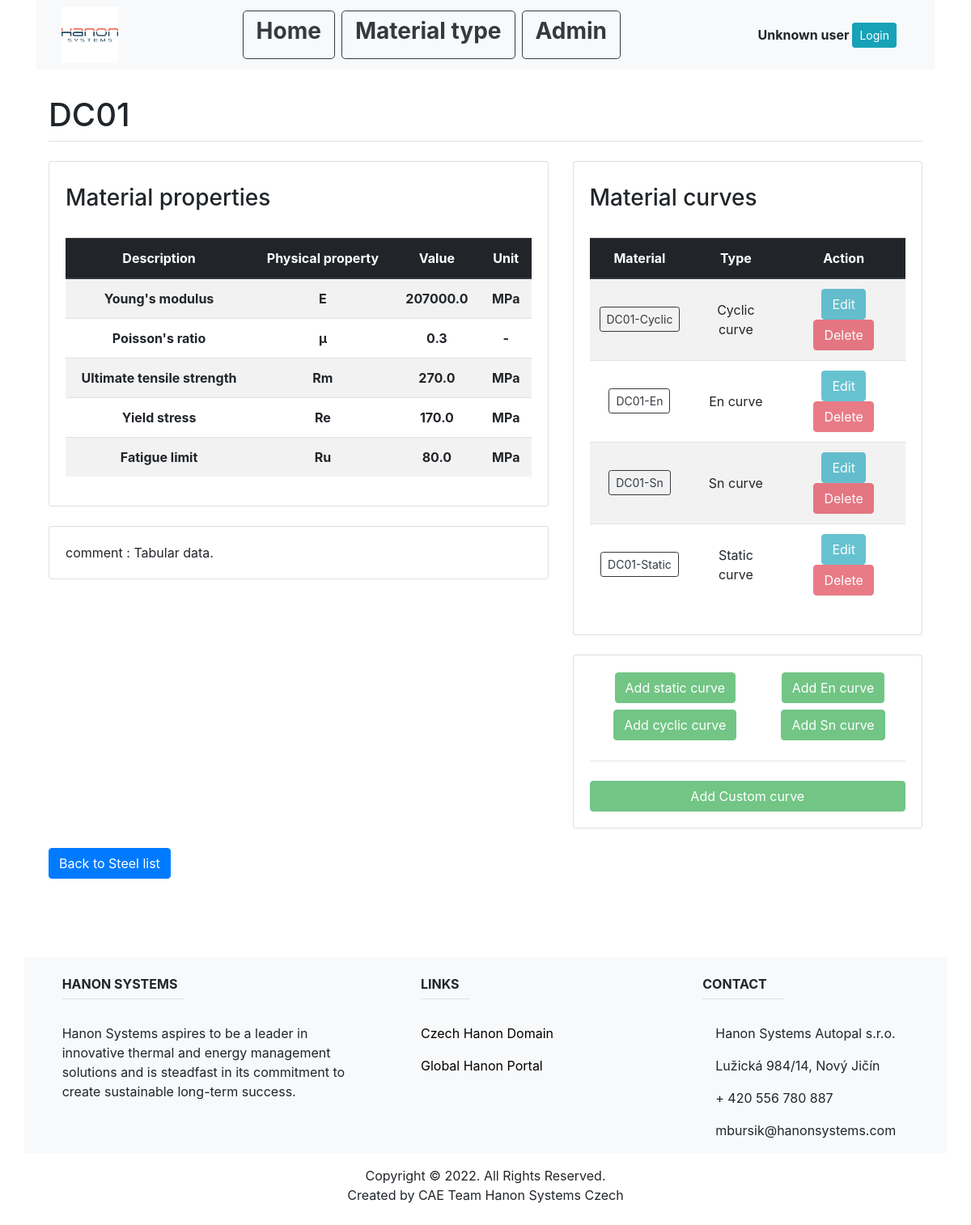
Before: /material_type_list/steel_al/2/3 with the older database file.
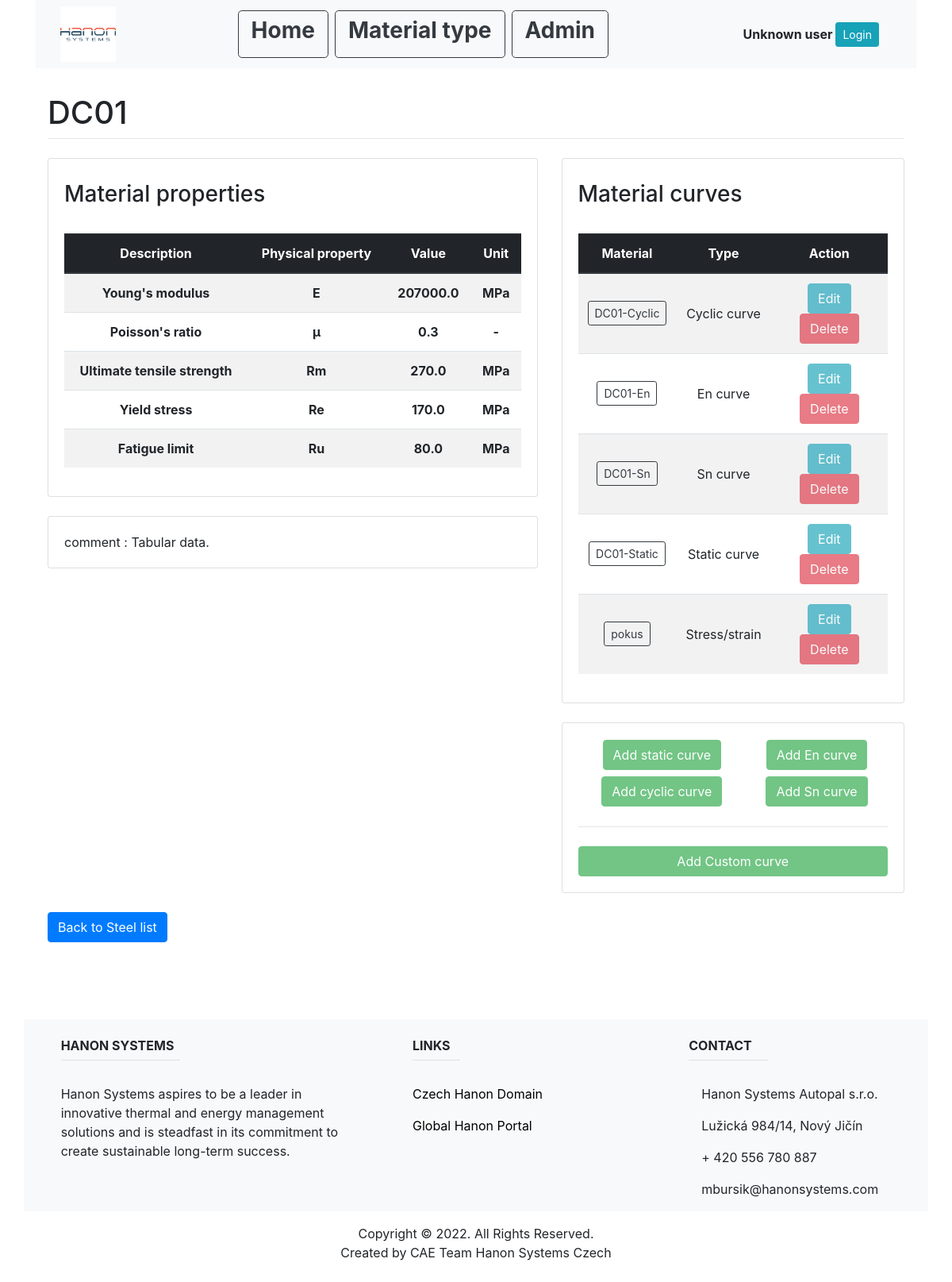
After: the same page with the newer database file.
### main/models.py (models this page shows, shortened)
class CyclicCurve(models.Model):
    curve_type = "Cyclic curve"
    name = models.CharField(max_length=200, unique=True)
    K = models.FloatField(max_length=200, blank=True)
    n = models.FloatField(max_length=200, blank=True)
    comment = models.CharField(max_length=1000, blank=True)
    material_id = models.ForeignKey(Material, on_delete=models.CASCADE)

class EnCurve(models.Model):
    curve_type = "En curve"
    name = models.CharField(max_length=200, unique=True)
    Sf = models.FloatField(blank=True)
    b = models.FloatField(blank=True)
    c = models.FloatField(blank=True)
    Ef = models.FloatField(blank=True)
    comment = models.CharField(max_length=1000, blank=True)
    material_id = models.ForeignKey(Material, on_delete=models.CASCADE)

class SnCurve(models.Model):
    curve_type = "Sn curve"
    name = models.CharField(max_length=200, unique=True)
    Sa = models.CharField(max_length=20000, blank=True)
    Nf = models.CharField(max_length=20000, blank=True)
    comment = models.CharField(max_length=1000, blank=True)
    material_id = models.ForeignKey(Material, on_delete=models.CASCADE)

class StaticCurve(models.Model):
    curve_type = "Static curve"
    name = models.CharField(max_length=200, unique=True)
    K = models.FloatField(max_length=200, blank=True)
    n = models.FloatField(max_length=200, blank=True)
    comment = models.CharField(max_length=1000, blank=True)
    material_id = models.ForeignKey(Material, on_delete=models.CASCADE)

class MaterialCustomCurve(models.Model):
    name = models.CharField(max_length=200, unique=True)
    curve_type = models.CharField(max_length=20000, blank=True)
    x_axis = models.CharField(max_length=20000, blank=True)
    x_axis_type = models.CharField(max_length=200, choices=(("lin", "lin"), ("log", "log")))
    x_value = models.CharField(max_length=20000, blank=True)
    y_axis = models.CharField(max_length=20000, blank=True)
    y_axis_type = models.CharField(max_length=200, choices=(("lin", "lin"), ("log", "log")))
    y_value = models.CharField(max_length=20000, blank=True)
    comment = models.CharField(max_length=1000, blank=True)
    material_id = models.ForeignKey(Material, on_delete=models.CASCADE)

### main/views.py (the view)
# urls.py: path('material_type_list/steel_al/<int:material_type_id>/<int:material_id>', views.material_info, name="material_info"),
def material_info(response, material_type_id, material_id):
    material_type = MaterialType.objects.get(pk=material_type_id)
    material_info = Material.objects.get(pk=material_id)
    c_curve = CyclicCurve.objects.filter(material_id=material_id)
    en_curve = EnCurve.objects.filter(material_id=material_id)
    sn_curve = SnCurve.objects.filter(material_id=material_id)
    s_curve = StaticCurve.objects.filter(material_id=material_id)
    custom_curve = MaterialCustomCurve.objects.filter(material_id=material_id)
    curve_ls = list(chain(c_curve, en_curve, sn_curve, s_curve, custom_curve))
    return render(response, "main/material_info.html", {
        "material_type": material_type,
        "material_info": material_info,
        "curve_ls": curve_ls,
    })

### main/templates/main/material_info.html (shortened to what the changed rows need)
{% extends "main/base.html" %}
{% block content %}
<br>
<div class="container">
  <div class="row">
    <div class="col-sm">
        <h1 class="mt-2">{{material_info.name}}</h1>
    </div>
  </div>
  <div class="row">
    <div class="col-md-7">
    <div class="card card-body">
        <br>
        <table class="table table-striped">
            <thead class="thead-dark">
            <tr>
                <th class="text-center align-middle" scope="col">Description</th>
                <th class="text-center align-middle" scope="col">Physical property</th>
                <th class="text-center align-middle" scope="col">Value</th>
                <th class="text-center align-middle" scope="col">Unit</th>
            </tr>
            </thead>
            <tbody>
            <tr>
                <th class="text-center align-middle" scope="row">Young's modulus</th>
                <th class="text-center align-middle" scope="row">E</th>
                <th class="text-center align-middle" scope="row">{{material_info.E}}</th>
                <th class="text-center align-middle" scope="row">MPa</th>
            </tr>
            <tr>
                <th class="text-center align-middle" scope="row">Poisson's ratio</th>
                <th class="text-center align-middle" scope="row">μ</th>
                <th class="text-center align-middle" scope="row">{{material_info.nu}}</th>
                <th class="text-center align-middle" scope="row">-</th>
            </tr>
            <tr>
                <th class="text-center align-middle" scope="row">Ultimate tensile strength</th>
                <th class="text-center align-middle" scope="row">Rm</th>
                <th class="text-center align-middle" scope="row">{{material_info.Rm}}</th>
                <th class="text-center align-middle" scope="row">MPa</th>
            </tr>
            <tr>
                <th class="text-center align-middle" scope="row">Yield stress</th>
                <th class="text-center align-middle" scope="row">Re</th>
                <th class="text-center align-middle" scope="row">{{material_info.Re}}</th>
                <th class="text-center align-middle" scope="row">MPa</th>
            </tr>
            <tr>
                <th class="text-center align-middle" scope="row">Fatigue limit</th>
                <th class="text-center align-middle" scope="row">Ru</th>
                <th class="text-center align-middle" scope="row">{{material_info.Ru}}</th>
                <th class="text-center align-middle" scope="row">MPa</th>
            </tr>
            </tbody>
        </table>
    </div>
    <br>
    </div>
    <div class="col-md-5 offset-md-0">
    <div class="card card-body">
      <br>
      <table class="table table-striped">
         <thead class="thead-dark">
         <tr>
             <th class="text-center align-middle" scope="col">Material</th>
             <th class="text-center align-middle" scope="col">Type</th>
             <th class="text-center align-middle" scope="col">Action</th>
         </tr>
         </thead>
         <tbody>
             {% for item in curve_ls %}
             <tr>
                 <td class="text-center align-middle">
                     <a class="btn btn-outline-dark btn-sm" href="{%url 'curve_info' material_type.id material_info.id item.name%}">{{item.name}}</a>
                 </td>
                 <td class="text-center align-middle">{{item.curve_type}}</td>
                 {% if user.is_authenticated %}
                 <td class="text-center align-middle">
                   <a class="btn btn-info" href="{%url 'update_curve' material_type.id material_info.id item.name%}">Edit</a>
                   <a class="btn btn-danger" href="{%url 'delete_curve' material_type.id material_info.id item.name%}">Delete</a>
                 </td>
                 {% else %}
                 <td class="text-center align-middle">
                   <a class="btn btn-info disabled" href="{%url 'update_curve' material_type.id material_info.id item.name%}">Edit</a>
                   <a class="btn btn-danger disabled" href="{%url 'delete_curve' material_type.id material_info.id item.name%}">Delete</a>
                 </td>
                 {% endif %}
             </tr>
             {% empty %}
             <h5>Sorry no available data</h5>
             {% endfor %}
         </tbody>
       </table>
    </div>
    <br>
  </div>
  </div>
</div>
<br>
{% endblock %}

Changed rows visible on the page:
added MaterialCustomCurve: name "pokus", curve_type "Stress/strain"
